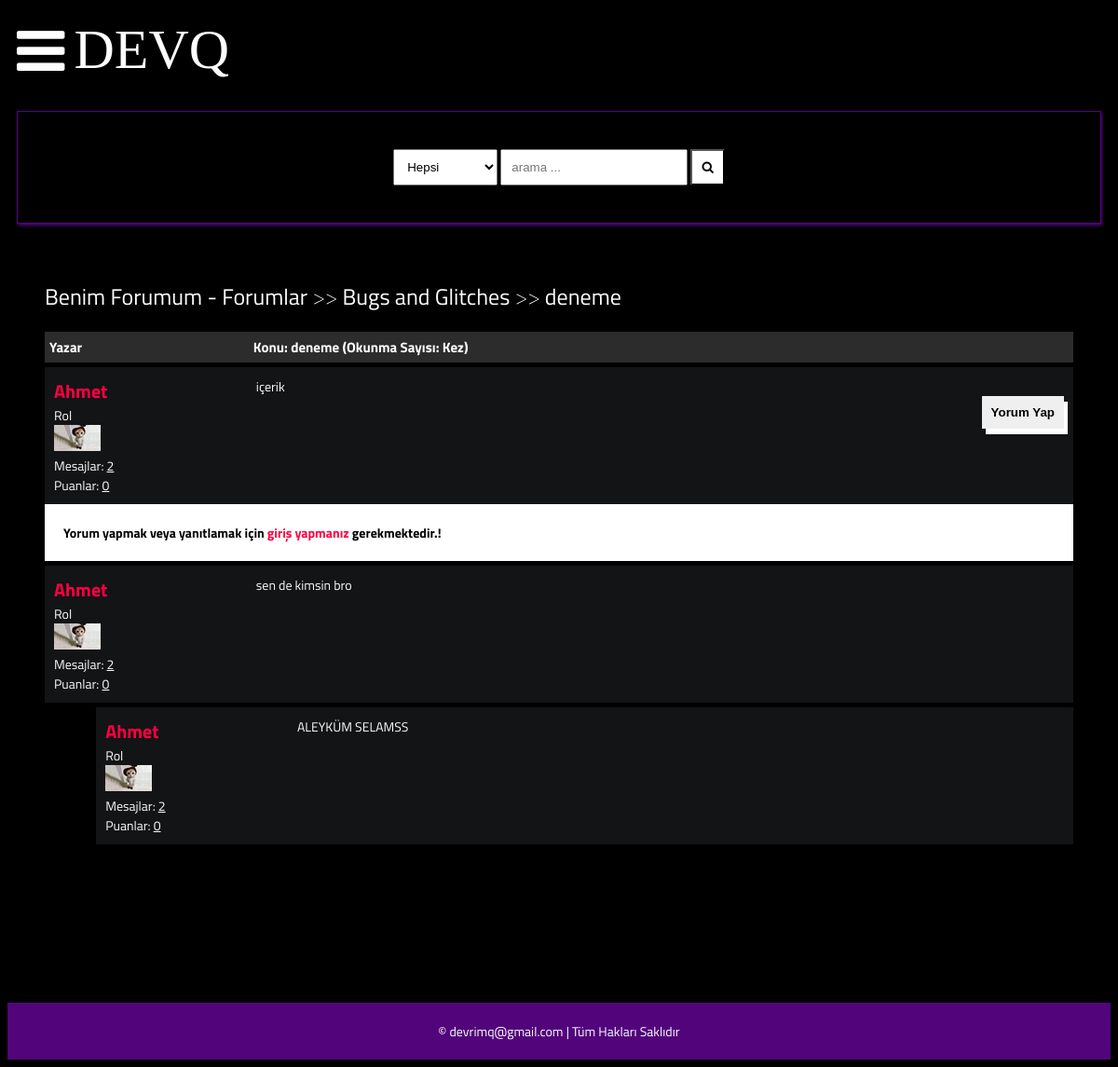
Page /detail/deneme/ on the committed database.
### main/models.py (models this page shows, shortened)
class Post(models.Model):
    title = models.CharField(max_length=400)
    slug = models.SlugField(max_length=400, unique=True, blank=True)
    user = models.ForeignKey(Author, on_delete=models.CASCADE)
    content = HTMLField()
    categories = models.ManyToManyField(Category)
    date = models.DateTimeField(auto_now_add=True)
    approved = models.BooleanField(default=False)
    hit_count_generic = GenericRelation(HitCount, object_id_field='object_pk',
        related_query_name='hit_count_generic_relation'
    )
    tags = TaggableManager()
    comments = models.ManyToManyField(Comment, blank=True)
    closed = models.BooleanField(default=False)
    state = models.CharField(max_length=40, default="zero")
    def get_url(self):
        return reverse("detail", kwargs={
            "slug":self.slug
        })

class Category(models.Model):
    title = models.CharField(max_length=50)
    slug = models.SlugField(max_length=400, unique=True, blank=True)
    description = models.TextField(default="description")
    class Meta:
        verbose_name_plural = "categories"
    def __str__(self):
        return self.title
    def get_url(self):
        return reverse("posts", kwargs={
            "slug":self.slug
        })

class Author(models.Model):
    user = models.ForeignKey(User, on_delete=models.CASCADE)
    fullname = models.CharField(max_length=40, blank=True)
    slug = slug = models.SlugField(max_length=400, unique=True, blank=True)
    bio = HTMLField()
    points = models.IntegerField(default=0)
    profile_pic = ResizedImageField(size=[50, 80], quality=100, upload_to="authors", default=None, null=True, blank=True)
    @property
    def num_posts(self):
        return Post.objects.filter(user=self).count()

class Comment(models.Model):
    user = models.ForeignKey(Author, on_delete=models.CASCADE)
    content = models.TextField()
    date = models.DateTimeField(auto_now_add=True)
    replies = models.ManyToManyField(Reply, blank=True)

class Reply(models.Model):
    user = models.ForeignKey(Author, on_delete=models.CASCADE)
    content = models.TextField()
    date = models.DateTimeField(auto_now_add=True)
    class Meta:
        verbose_name_plural = "replies"

### main/views.py (the view)
# urls.py: path("detail/<slug>/", detail, name="detail"),
def detail(request, slug):
    post = get_object_or_404(Post, slug=slug)
    if request.user.is_authenticated:
        author = Author.objects.get(user=request.user)
    if "comment-form" in request.POST:
        comment = request.POST.get("comment")
        new_comment, created = Comment.objects.get_or_create(user=author, content=comment)
        post.comments.add(new_comment.id)
    if "reply-form" in request.POST:
        reply = request.POST.get("reply")
        commenr_id = request.POST.get("comment-id")
        comment_obj = Comment.objects.get(id=commenr_id)
        new_reply, created = Reply.objects.get_or_create(user=author, content=reply)
        comment_obj.replies.add(new_reply.id)
    context = {
        "post":post,
        "title": "DEVQ: "+post.title,
    }
    update_views(request, post)
    return render(request, "detail.html", context)

### main/context_processors.py (called while the page is built, shortened)
def searchFunction(request):
    search_context = {}
    posts = Post.objects.all()
    return search_context

### main/utils.py (called while the page is built)
def update_views(request, object):
    context = {}
    hit_count = get_hitcount_model().objects.get_for_object(object)
    hits = hit_count.hits
    hitcontext = context["hitcount"] = {"pk": hit_count.pk}
    hit_count_response = HitCountMixin.hit_count(request, hit_count)
    if hit_count_response.hit_counted:
        hits = hits+1
        hitcontext["hitcounted"] = hit_count_response.hit_counted
        hitcontext["hit_message"] = hit_count_response.hit_message
        hitcontext["total_hits"] = hits

### templates/detail.html (shortened to what this page needs)
{% extends 'base.html' %}
{% load hitcount_tags %}
{% block content %}
    <div class="container">
        <div class="navigate">
            <span><a href="{% url 'home' %}">Benim Forumum - Forumlar</a> >> <a href="{{post.categories.all.0.get_url}}">{{post.categories.all.0}}</a> >> <a href="{{post.get_url}}">{{post.title}}</a></span>
        </div>
        <div class="topic-container">
            <div class="head">
                <div class="authors">Yazar</div>
                <div class="content">Konu: {{post.title}} (Okunma Sayısı: {% get_hit_count for post %} Kez)</div>
            </div>
            <div class="body">
                <div class="authors">
                    <div class="username"><a href="">{{post.user.fullname|title}}</a></div>
                    <div>Rol</div>
                    <img src="{{post.user.profile_pic.url}}" alt="">
                    <div>Mesajlar: <u>{{post.user.num_posts}}</u></div>
                    <div>Puanlar: <u>{{post.user.points}}</u></div>
                </div>
                <div class="content">
                    {{post.content|safe}}
                    <br>
                    <div class="comment">
                        <button onclick="showComment()">Yorum Yap</button>
                    </div>
                </div>
            </div>
        </div>
        {% if post.closed == True %}
        <div style="background-color:#fff;color:#000;font-weight:bolder;padding:20px;width:100%;"> Bu Konu Kapatıldı! </div>
        {% else %}
        {% if request.user.is_authenticated %}
        <form action="." method="post">
            {% csrf_token %}
            <div class="comment-area hide" id="comment-area">
                <textarea name="comment" id="" placeholder="buraya yorum yapın ... "></textarea>
                <input type="submit" value="gönder" name="comment-form">
            </div>
        </form>
        {% else %}
<div style="background-color:#fff;color:#000;font-weight:bolder;padding:20px;width:100%;"> Yorum yapmak veya yanıtlamak için <a href="{% url 'signin' %}"><b>giriş yapmanız</b></a> gerekmektedir.! </div>
        {% endif %}
        {% endif %}
        {% for comment in post.comments.all %}
        <div class="comments-container">
            <div class="body">
                <div class="authors">
                    <div class="username"><a href="">{{comment.user.fullname|title}}</a></div>
                    <div>Rol</div>
                    <img src="{{comment.user.profile_pic.url}}" alt="">
                    <div>Mesajlar: <u>{{comment.user.num_posts}}</u></div>
                    <div>Puanlar: <u>{{comment.user.points}}</u></div>
                </div>
                <div class="content">
                    {{comment.content}}
                    <br>
                </div>
            </div>
        </div>
        {% for reply in comment.replies.all %}
        <div class="comments-container" style="width: 95%; margin-left:5%;">
            <div class="body">
                <div class="authors">
                    <div class="username"><a href="">{{reply.user.fullname|title}}</a></div>
                    <div>Rol</div>
                    <img src="{{reply.user.profile_pic.url}}" alt="">
                    <div>Mesajlar: <u>{{reply.user.num_posts}}</u></div>
                    <div>Puanlar: <u>{{reply.user.points}}</u></div>
                </div>
                <div class="content">
                    {{reply.content}}
                    <br>
                </div>
            </div>
        </div>
        {% endfor %}
        {% endfor %}
    </div>
    {% endblock content %}

### templates/base.html (shortened to what this page needs)
{% load static %}
<!DOCTYPE html>
<html lang="tr">
<head>
    <link rel="stylesheet" href="{% static 'style.css' %}">
    <link rel="stylesheet" href="https://cdnjs.cloudflare.com/ajax/libs/font-awesome/4.7.0/css/font-awesome.min.css">
</head>
<body>
    <header>
        <div class="navbar">
            <a class="bar-icon" id="iconBar" onclick="hideIconBar()"><i class="fa fa-bars"></i></a>
            <div class="brand">DEVQ</div>
        </div>
        <form action="{% url 'search_result' %}" role="form" method="GET">
            <div class="search-box">
                <div>
                    <select name="search-box" id="">
                        <option value="Hepsi">Hepsi</option>
                    </select>
                    <input type="text" name="q" placeholder="arama ...">
                    <button type="submit" name="search"><i class="fa fa-search"></i></button>
                </div>
            </div>
        </form>
    </header>
    {% block content %}
    {% endblock content %}
    <footer>
        <span>&copy; devrimq@gmail.com | Tüm Hakları Saklıdır</span>
    </footer>
</body>
</html>

### static/style.css (style rules this page uses)
* { box-sizing: border-box; }
html { font-size: 14px; font-family: 'Titillium Web', sans-serif; background-color:rgb(0,0,0); color:#FEFEFE; }
a { color:#FF0042; font-weight: bolder; text-decoration: none; }
.container { margin: 20px; padding: 20px; }
header { margin-inline: 10px; }
.navbar { display:flex; align-items: center; }
.bar-icon { font-size: 60px; display: inline-block; margin-right:10px; color: #fff; cursor: pointer; }
.brand { font-size:60px; display: inline-block; font-family:aquire; }
.search-box { border: solid 1px #52057b; margin-top: 20px; padding: 40px; display:flex; justify-content: center; box-shadow:1px 2px 3px #52057b; }
.search-box select { padding: 10px; }
.search-box input { padding: 10px; }
.search-box button { padding: 10px; background-color:#fff; color:#000000; }
footer { margin-top: 20px; padding: 20px; background-color: #52057b; display: block; text-align: center; }
.navigate { margin-block: 20px; font-weight: lighter; font-size: 24px; }
.navigate a { color: #fff; }
.head { display: flex; background-color: #2C2C2C; padding: 5px; font-weight: bold; font-size: 15px; }
.authors { flex: 20%; }
.content { flex: 80%; }
.body { display: flex; background-color: #131415; padding: 10px; margin-top: 5px; }
.body .authors .username { font-size: 20px; }
.body .authors img { max-width: 50px; max-height: 80px; }
.body .content .comment button { border:none; padding:10px; font-weight: bolder; box-shadow: 4px 6px #fff; cursor: pointer; float: right; }

### rows in the picture
Post: categories.all.0 "Bugs and Glitches", title "deneme", user.fullname "Ahmet", user.profile_pic (picture), user.num_posts "2", user.points "0", content "içerik"
Comment: user.fullname "Ahmet", user.profile_pic (picture), user.num_posts "2", user.points "0", content "sen de kimsin bro"
Reply: user.fullname "Ahmet", user.profile_pic (picture), user.num_posts "2", user.points "0", content "ALEYKÜM SELAMSS"
